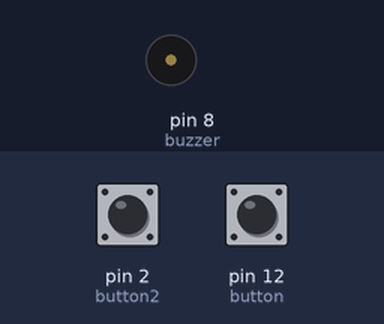
Simulated run of this sketch. Board: Arduino Uno, built with avr-gcc and run on an emulated ATmega328P. Parts: buzzer (waves = sounding). Inputs (shaded band) come from the test bench; at power-on: pin 2 (button2) HIGH, pin 12 (button) HIGH.

Above: at 1.2 s.
1.3 s: pin 2 (button2) pulled LOW for 0.15 s
At 2.7 s:
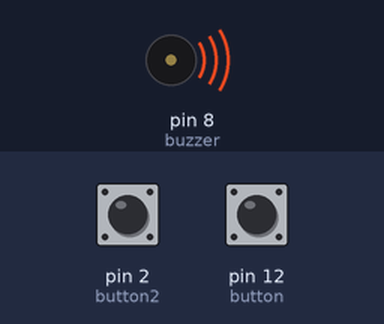
4.4 s: pin 2 (button2) pulled LOW for 1 s
8.4 s: pin 2 (button2) pulled LOW for 3.2 s
At 13.2 s:
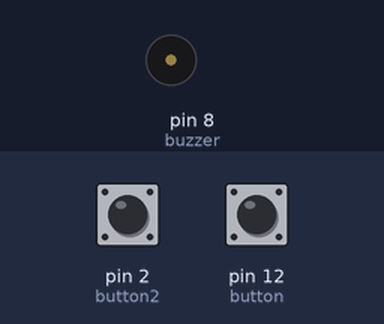
Timing chart, 0 to 14.7 s (numbered marks = the images above; inputs shaded):
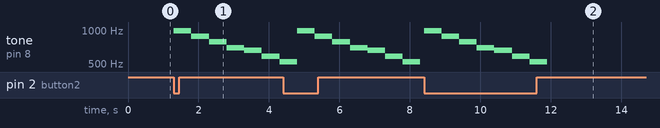

Measured:
- after the input at 1.3 s, tone on pin 8 (buzzer): plays 987 Hz for 0.50 s, 880 Hz for 0.50 s, 783 Hz for 0.50 s, 698 Hz for 0.50 s, 659 Hz for 0.50 s, 587 Hz for 0.50 s … (7 notes in this stretch), starting at once
- after the input at 8.4 s, tone on pin 8 (buzzer): plays 987 Hz for 0.50 s, 880 Hz for 0.50 s, 783 Hz for 0.50 s, 698 Hz for 0.50 s, 659 Hz for 0.50 s, 587 Hz for 0.50 s … (7 notes in this stretch), starting at once

The sketch:

buzzer.ino
```cpp
#define buzzer 8
#define button 12
#define button2 2
void setup() {
  pinMode(buzzer, OUTPUT);
  pinMode(button, INPUT);
  pinMode(button2, INPUT);

}

void loop() {
  if (digitalRead(button) == 0) {
    tone(buzzer, 523);
    delay(500);

    tone(buzzer, 587);
    delay(500);

    tone(buzzer, 659);
    delay(500);

    tone(buzzer, 698);
    delay(500);

    tone(buzzer, 783);
    delay(500);

    tone(buzzer, 880);
    delay(500);

    tone(buzzer, 987);
    delay(500);
    noTone(buzzer);

  }


  if (digitalRead(button2) == 0) {
    tone(buzzer, 987);
    delay(500);

    tone(buzzer, 880);
    delay(500);

    tone(buzzer, 783);
    delay(500);

    tone(buzzer, 698);
    delay(500);

    tone(buzzer, 659);
    delay(500);

    tone(buzzer, 587);
    delay(500);

    tone(buzzer, 523);
    delay(500);
    noTone(buzzer);

  }


}
```
